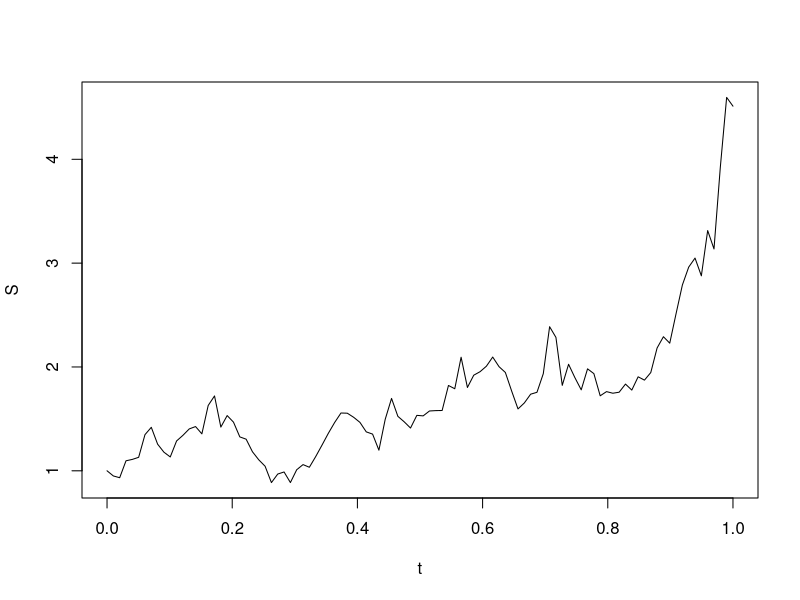

R code for this plot:
#' ---
#' title: "Geometric Brownian motion generating"
#' author: "Vitaliy Pozdnyakov"
#' date: "January 2020"
#' output: pdf_document
#' ---

#' $$S(t) = x \exp{\left\{\left(r - \frac{\sigma^2}{2}\right)t + \sigma W(t)\right\}}, t>0$$

set.seed(123)
T <- 1
n <- 100
delta <- 1 / n
t <- seq(0, T, length = n)
W <- numeric(n)
for (i in 2:n) {
  W[i] <- W[i - 1] + sqrt(delta) * rnorm(1)
}
x = 1
sigma = 1
r = 1
S = x * exp((r - sigma ^ 2 / 2) * t + sigma * W)
plot(t, S, type = 'l')
